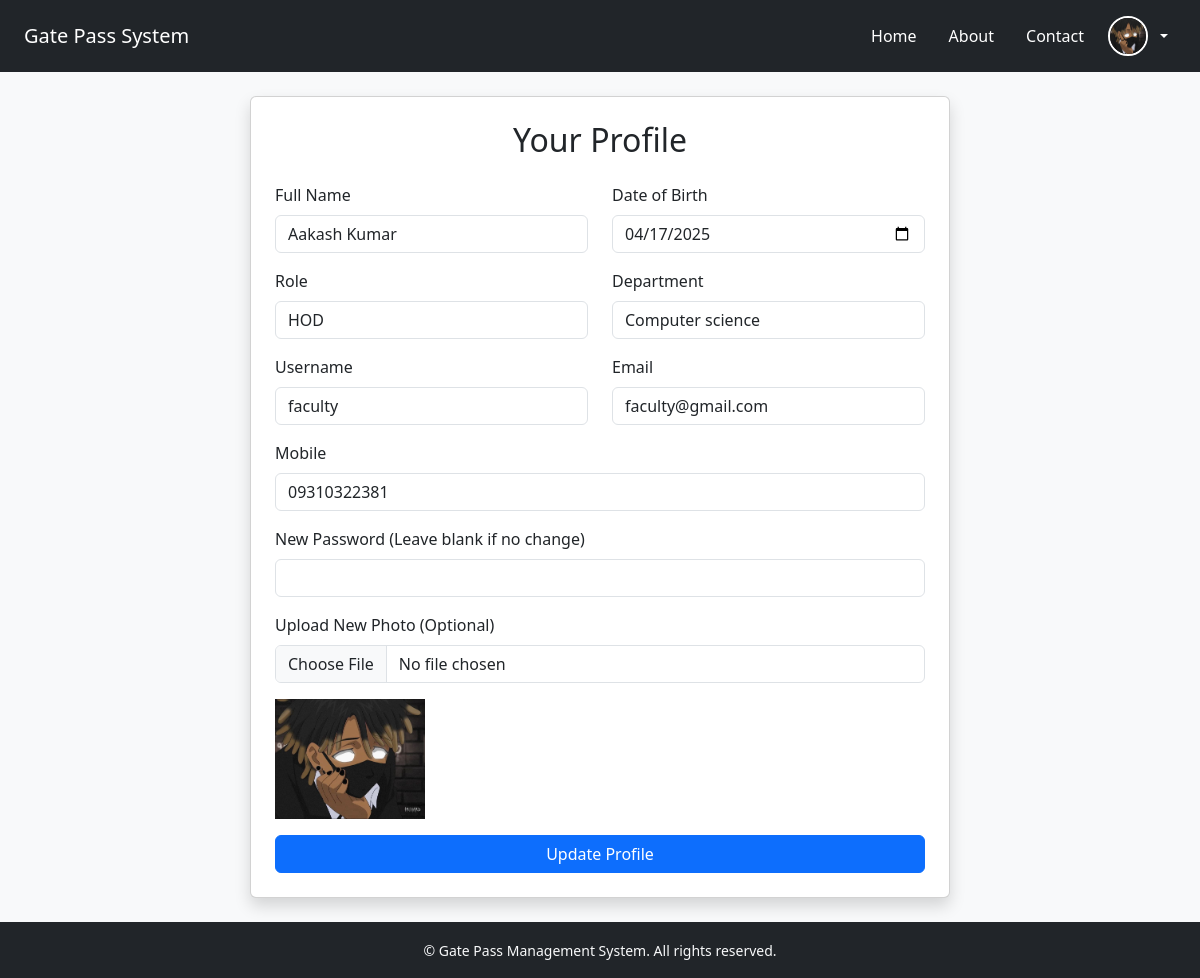
Page /profile (signed in) on the earlier database version.
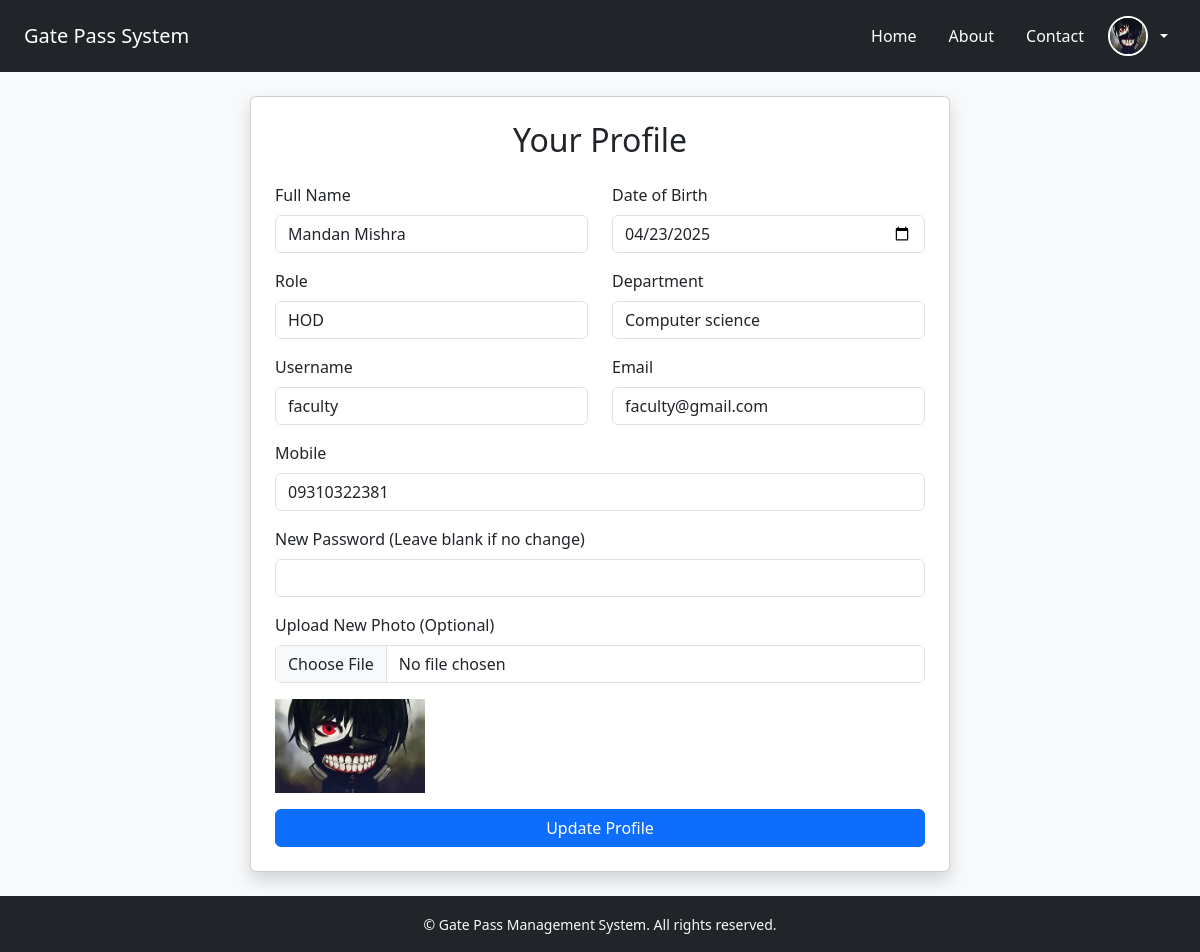
Same page on the later database version.
### app/models.py (models this page shows)
class User(db.Model, UserMixin):
    id = db.Column(db.Integer, primary_key=True)
    username = db.Column(db.String(50), unique=True, nullable=False)
    email = db.Column(db.String(100), unique=True, nullable=False)
    password = db.Column(db.String(100), nullable=False)
    name = db.Column(db.String(100), nullable=False)
    dob = db.Column(db.Date)
    mobile = db.Column(db.String(15))
    usertype = db.Column(db.String(255))
    photo = db.Column(db.String(255))
    student_profile = db.relationship('Student', backref='user', uselist=False)
    faculty_profile = db.relationship('Faculty', backref='user', uselist=False)

class Faculty(db.Model):
    id = db.Column(db.Integer, primary_key=True)
    department = db.Column(db.String(100), nullable=False)
    role = db.Column(db.String(50), nullable=False)  # e.g. 'teacher', 'hod', etc.
    admin_approved = db.Column(db.Boolean, default=False)
    user_id = db.Column(db.Integer, db.ForeignKey('user.id'), nullable=False)

### app/routes/student_routes.py (the view, shortened to what this page needs)
@stud_bp.route("/profile", methods=["GET", "POST"])
@login_required
def profile():
    user = current_user
    student = user.student_profile
    faculty = user.faculty_profile
    return render_template("profile.html", student=student, user=user, faculty=faculty)

### app/__init__.py (called while the page is built)
@login_manager.user_loader
def load_user(user_id):
    return User.query.get(int(user_id))

### app/templates/profile.html (shortened to what this page needs)
{% extends 'base.html' %}
{% block content %}
<div class="card shadow p-4 mx-auto" style="max-width: 700px;">
  <h2 class="mb-4 text-center">Your Profile</h2>
  <form action="{{ url_for('stud.profile') }}" method="POST" enctype="multipart/form-data">
    <div class="row mb-3">
      <div class="col">
        <label for="name" class="form-label">Full Name</label>
        <input type="text" class="form-control" name="name" id="name" value="{{ user.name }}" required>
      </div>
      <div class="col">
        <label for="dob" class="form-label">Date of Birth</label>
        <input type="date" class="form-control" name="dob" id="dob" value="{{ user.dob }}" required>
      </div>
    </div>
    {% if student %}
    <div class="row mb-3">
      <div class="col">
        <label for="branch" class="form-label">Branch</label>
        <input type="text" class="form-control" name="branch" id="branch" value="{{ student.branch }}" required>
      </div>
      <div class="col">
        <label for="hostel" class="form-label">Hostel</label>
        <input type="text" class="form-control" name="hostel" id="hostel" value="{{ student.hostel }}" required>
      </div>
    </div>
    {% elif faculty %}
    <div class="row mb-3">
      <div class="col">
        <label for="role" class="form-label">Role</label>
        <select class="form-control" name="role" id="role" required>
          <option value="hod" {% if faculty.role == "HOD" %}selected{% endif %}>HOD</option>
        </select>
      </div>
      <div class="col">
        <label for="department" class="form-label">Department</label>
        <input type="text" class="form-control" name="department" id="department" value="{{ faculty.department }}" required>
      </div>
    </div>
    {% endif %}
    <div class="row mb-3">
      <div class="col">
        <label for="username" class="form-label">Username</label>
        <input type="text" class="form-control" name="username" id="username" value="{{ user.username }}" required>
      </div>
      <div class="col">
        <label for="email" class="form-label">Email</label>
        <input type="email" class="form-control" name="email" id="email" value="{{ user.email }}" required>
      </div>
    </div>
    <div class="mb-3">
      <label for="mobile" class="form-label">Mobile</label>
      <input type="tel" class="form-control" name="mobile" id="mobile" value="{{ user.mobile }}" required>
    </div>
    <div class="mb-3">
      <label for="password" class="form-label">New Password (Leave blank if no change)</label>
      <input type="password" class="form-control" name="password" id="password">
    </div>
    <div class="mb-3">
      <label for="photo" class="form-label">Upload New Photo (Optional)</label>
      <input type="file" class="form-control" name="photo" id="photo" accept="image/*">
      {% if user.photo %}
        <img src="{{ url_for('static', filename="profile/" + user.photo) }}" alt="Profile Picture" class="img-fluid mt-3" style="max-width: 150px;">
      {% endif %}
    </div>
    <div class="d-grid">
      <button type="submit" class="btn btn-primary">Update Profile</button>
    </div>
  </form>
</div>
{% endblock %}

### app/templates/base.html (shortened to what this page needs)
<!DOCTYPE html>
<html lang="en">
<head>
  <link href="https://cdn.jsdelivr.net/npm/bootstrap@5.3.2/dist/css/bootstrap.min.css" rel="stylesheet">
  <link href="https://cdn.jsdelivr.net/npm/bootstrap-icons@1.10.5/font/bootstrap-icons.css" rel="stylesheet">
</head>
<body class="d-flex flex-column min-vh-100 bg-light">
<nav class="navbar navbar-expand-lg navbar-dark bg-dark">
  <div class="container-fluid px-4">
    <a id="nav-title" class="navbar-brand" href="/">Gate Pass System</a>
    <div class="collapse navbar-collapse justify-content-end" id="navbarNav">
      <ul class="navbar-nav align-items-lg-center">
        <li class="nav-item mx-2">
          <a class="nav-link text-white" href="/">Home</a>
        </li>
        <li class="nav-item mx-2">
          <a class="nav-link text-white" href="/about">About</a>
        </li>
        <li class="nav-item mx-2">
          <a class="nav-link text-white" href="/contact">Contact</a>
        </li>
        {% if current_user.is_authenticated %}
        <li class="nav-item dropdown">
          <a class="nav-link dropdown-toggle text-white d-flex align-items-center" href="#" id="navbarProfileDropdown"
             role="button" data-bs-toggle="dropdown" aria-expanded="false">
            {% if current_user.photo %}
            <img src="{{ url_for('static', filename='profile/' + current_user.photo) }}" alt="Profile Picture"
                 class="rounded-circle me-2 border border-2 border-white" width="40" height="40">
            {% else %}
            <img src="{{ url_for('static', filename='profile/default-avatar.png') }}" alt="Profile"
                 class="rounded-circle me-2 border border-2 border-white" width="40" height="40">
            {% endif %}
          </a>
        </li>
        {% else %}
        <li class="nav-item ms-lg-3 mt-2 mt-lg-0">
          <a class="btn btn-outline-light px-3" href="{{ url_for('auth.login') }}">Login</a>
        </li>
        {% endif %}
      </ul>
    </div>
  </div>
</nav>
  <main class="flex-grow-1 py-4">
    <div class="container">
      {% block content %}{% endblock %}
    </div>
  </main>
  <footer class="bg-dark text-light py-3 mt-auto">
    <div class="container text-center">
      <small>&copy; {{ current_year }} Gate Pass Management System. All rights reserved.</small>
    </div>
  </footer>
</body>
</html>

Differences in the rows shown:
changed User "faculty": photo: a different picture; name "Aakash Kumar" → "Mandan Mishra"; dob "04/17/2025" → "04/23/2025"
